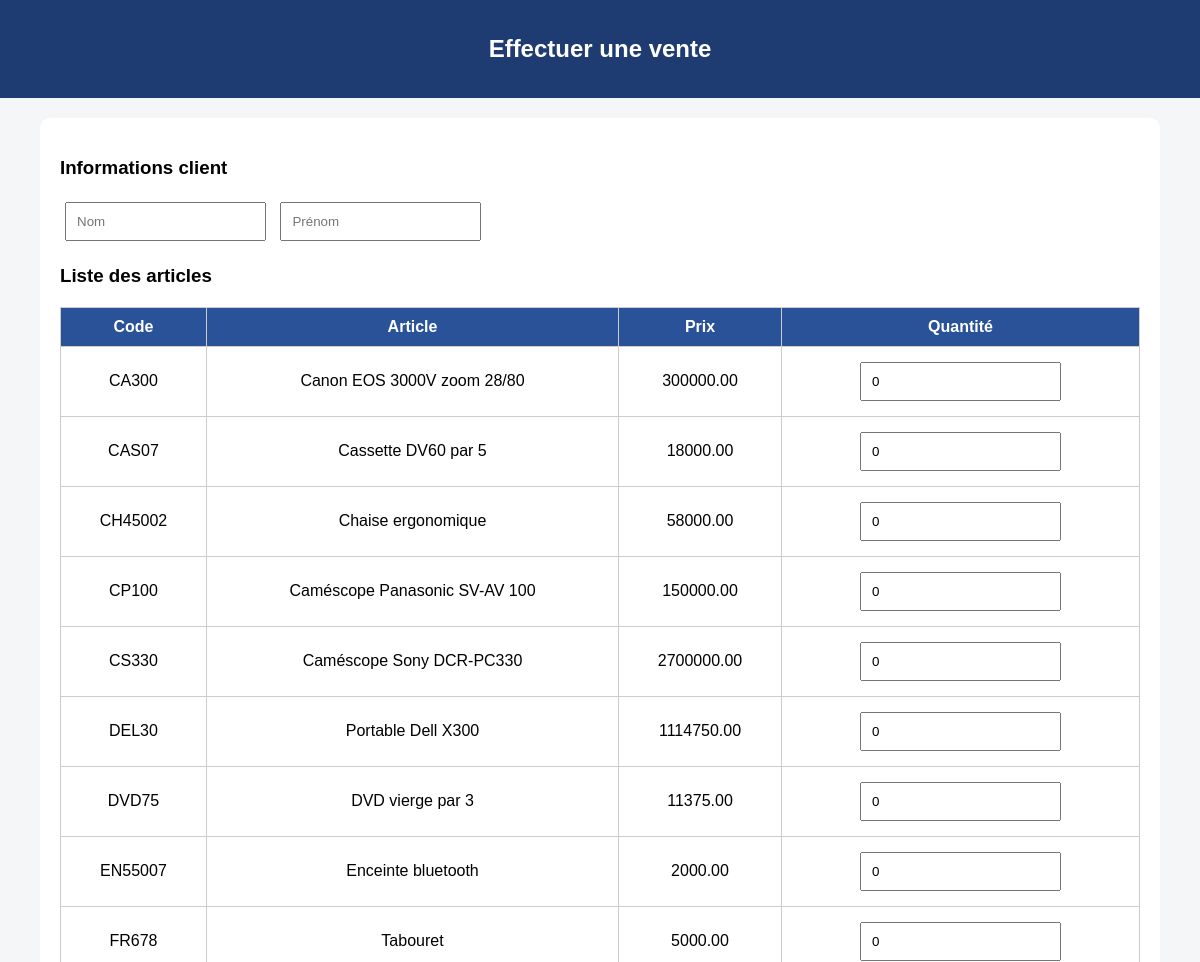
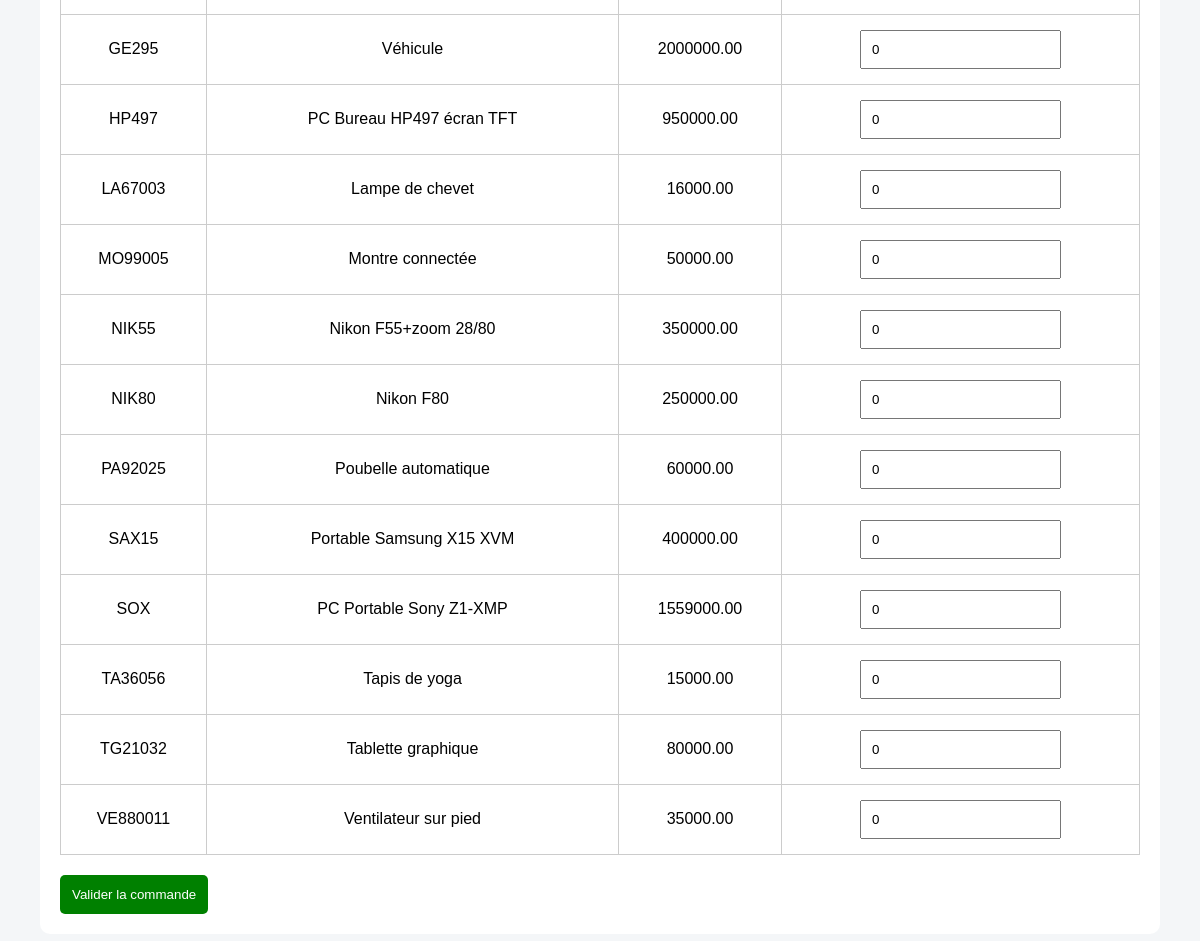
The app's page /effectuer_vente.php with its own data (2 pictures, top to bottom).
### tables this page shows
CREATE TABLE `article` (
  `id_article` varchar(10) NOT NULL,
  `design` varchar(100) DEFAULT NULL,
  `prix` decimal(10,2) DEFAULT NULL,
  `categorie` varchar(50) DEFAULT NULL
);

### effectuer_vente.php (the view, shortened to what this page needs)
<?php
include 'config.php';
?>
<!DOCTYPE html>
<html>
<head>
</head>
<body>
<header>
    <h2>Effectuer une vente</h2>
</header>
<div class="container">
<form method="POST">
    <h3>Informations client</h3>
    <input type="text" name="nom" placeholder="Nom" required>
    <input type="text" name="prenom" placeholder="Prénom" required>
    <h3>Liste des articles</h3>
    <table>
        <tr>
            <th>Code</th>
            <th>Article</th>
            <th>Prix</th>
            <th>Quantité</th>
        </tr>
        <?php
        $result = $conn->query("SELECT * FROM article");
        while($a = $result->fetch_assoc()){
        ?>
        <tr>
            <td><?= $a['id_article'] ?></td>
            <td><?= $a['design'] ?></td>
            <td><?= $a['prix'] ?></td>
            <td>
                <input type="number"
                       name="qte[<?= $a['id_article'] ?>]"
                       value="0"
                       min="0">
            </td>
        </tr>
        <?php } ?>
    </table>
    <button class="btn" type="submit" name="valider">
        Valider la commande
    </button>
</form>
</div>
</body>
</html>

### effectuer_vente.php (style rules this page uses)
body { margin:0; font-family:Arial; background:#f4f6f8; }
header { background:#1e3c72; color:white; padding:15px; text-align:center; }
.container { width:90%; margin:20px auto; background:white; padding:20px; border-radius:10px; }
input { padding:10px; margin:5px; }
table { width:100%; border-collapse:collapse; margin-top:20px; }
th { background:#2a5298; color:white; }
th,td { border:1px solid #ccc; padding:10px; text-align:center; }
.btn { background:green; color:white; border:none; padding:12px; border-radius:5px; cursor:pointer; margin-top:20px; }

### records on screen
article: id_article "CA300", design "Canon EOS 3000V zoom 28/80", prix "300000.00"
article: id_article "CAS07", design "Cassette DV60 par 5", prix "18000.00"
article: id_article "CH45002", design "Chaise ergonomique", prix "58000.00"
article: id_article "CP100", design "Caméscope Panasonic SV-AV 100", prix "150000.00"
article: id_article "CS330", design "Caméscope Sony DCR-PC330", prix "2700000.00"
article: id_article "DEL30", design "Portable Dell X300", prix "1114750.00"
article: id_article "DVD75", design "DVD vierge par 3", prix "11375.00"
article: id_article "EN55007", design "Enceinte bluetooth", prix "2000.00"
article: id_article "FR678", design "Tabouret", prix "5000.00"
article: id_article "GE295", design "Véhicule", prix "2000000.00"
article: id_article "HP497", design "PC Bureau HP497 écran TFT", prix "950000.00"
article: id_article "LA67003", design "Lampe de chevet", prix "16000.00"
article: id_article "MO99005", design "Montre connectée", prix "50000.00"
article: id_article "NIK55", design "Nikon F55+zoom 28/80", prix "350000.00"
article: id_article "NIK80", design "Nikon F80", prix "250000.00"
article: id_article "PA92025", design "Poubelle automatique", prix "60000.00"
article: id_article "SAX15", design "Portable Samsung X15 XVM", prix "400000.00"
article: id_article "SOX", design "PC Portable Sony Z1-XMP", prix "1559000.00"
article: id_article "TA36056", design "Tapis de yoga", prix "15000.00"
article: id_article "TG21032", design "Tablette graphique", prix "80000.00"
article: id_article "VE880011", design "Ventilateur sur pied", prix "35000.00"
